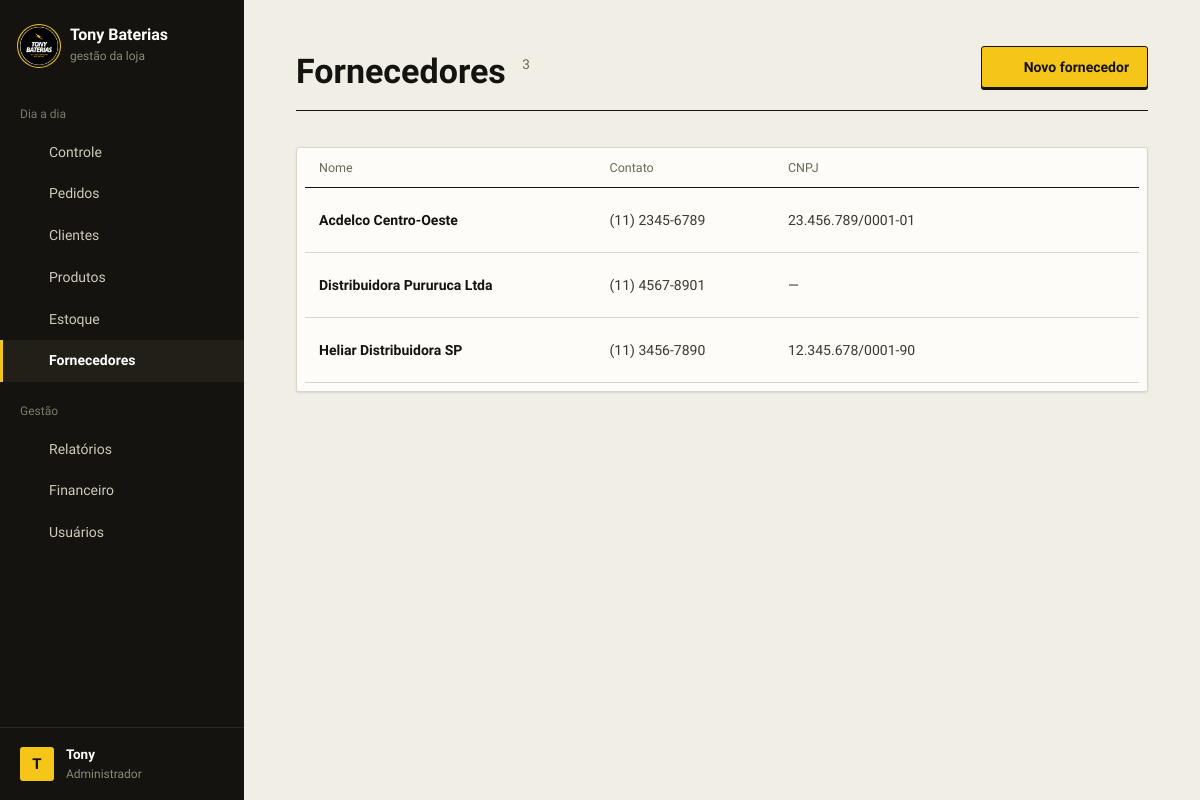
Page /public/fornecedores.php (signed in) on the earlier database version.
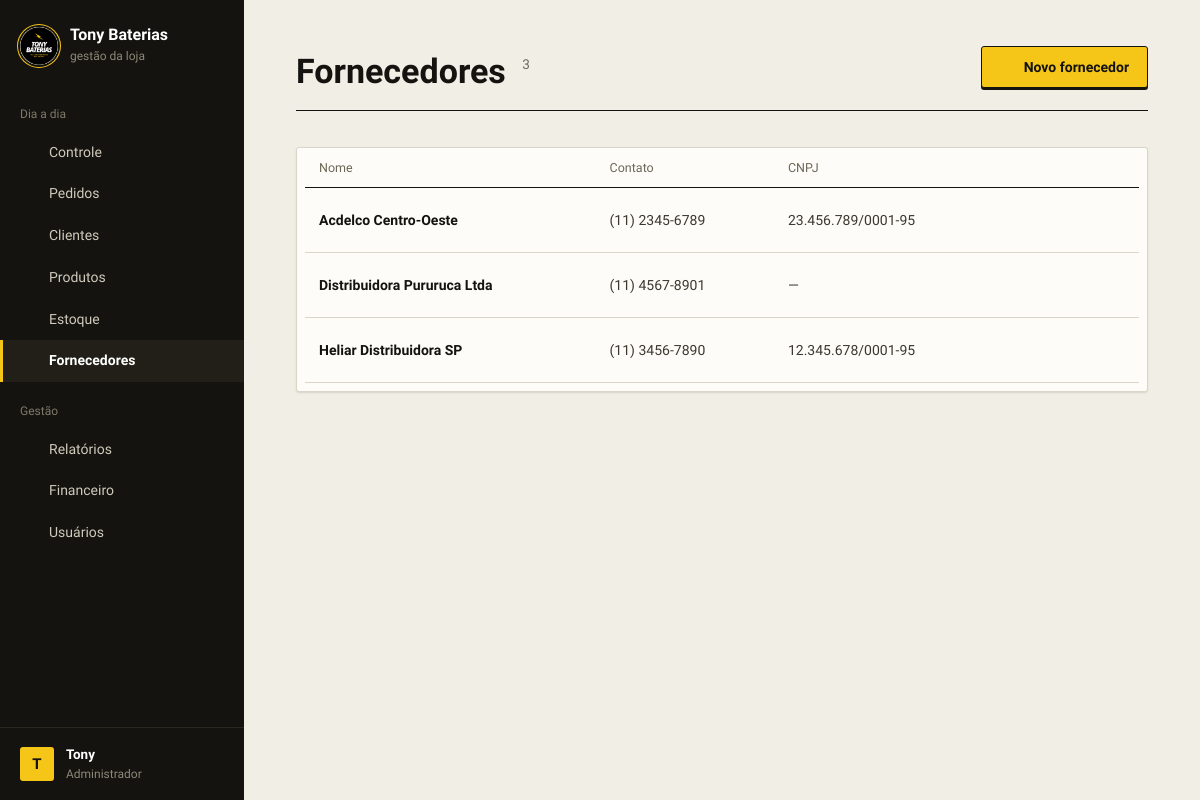
Same page on the later database version.
### tables this page shows
CREATE TABLE IF NOT EXISTS `fornecedores` (
  `id` int UNSIGNED NOT NULL AUTO_INCREMENT,
  `nome` varchar(150) NOT NULL,
  `contato` varchar(100) DEFAULT NULL,
  `cnpj` varchar(18) DEFAULT NULL,
  `ativo` tinyint(1) NOT NULL DEFAULT '1',
  `criado_em` datetime NOT NULL DEFAULT CURRENT_TIMESTAMP,
  `atualizado_em` datetime NOT NULL DEFAULT CURRENT_TIMESTAMP ON UPDATE CURRENT_TIMESTAMP,
  PRIMARY KEY (`id`),
  KEY `idx_fornecedores_nome` (`nome`)
);

### config/config.php (called while the page is built, shortened)
<?php
spl_autoload_register(function (string $classe) {
    foreach (['models', 'controllers'] as $pasta) {
        $arquivo = BASE_PATH . "/app/$pasta/$classe.php";
        if (file_exists($arquivo)) {
            return;
        }
    }
});
require_once __DIR__ . '/BancoDados.php';
require_once BASE_PATH . '/app/helpers/validacoes.php';
require_once BASE_PATH . '/app/helpers/icones.php';
function ehAdmin(): bool
{
    return ($_SESSION['usuario_perfil'] ?? null) === 'admin';
}

### config/BancoDados.php (called while the page is built)
<?php
class BancoDados
{
    private static ?PDO $conexao = null;
    public static function getConnection(): PDO
    {
        if (self::$conexao === null) {
            $dsn = 'mysql:host=' . DB_HOST . ';port=' . DB_PORT . ';dbname=' . DB_NAME . ';charset=utf8mb4';
            try {
                self::$conexao = new PDO($dsn, DB_USER, DB_PASS, [
                    PDO::ATTR_ERRMODE            => PDO::ERRMODE_EXCEPTION,
                    PDO::ATTR_DEFAULT_FETCH_MODE => PDO::FETCH_ASSOC,
                    PDO::ATTR_EMULATE_PREPARES   => false,
                    PDO::MYSQL_ATTR_INIT_COMMAND => "SET time_zone = '" . (new DateTime('now'))->format('P') . "'",
                ]);
            } catch (PDOException $e) {
                die(APP_ENV === 'development'
                    ? 'Erro ao conectar ao banco de dados: ' . $e->getMessage()
                    : 'Não foi possível conectar ao banco de dados. Tente novamente mais tarde.');
            }
        }
        return self::$conexao;
    }
}

### app/controllers/FornecedorController.php (called while the page is built, shortened)
<?php
class FornecedorController
{
    private Fornecedor $fornecedorModel;
    public function __construct()
    {
        $this->fornecedorModel = new Fornecedor();
    }
    public function listar(): array
    {
        return $this->fornecedorModel->listarTodos();
    }
}

### app/models/Fornecedor.php (called while the page is built, shortened)
<?php
class Fornecedor
{
    private PDO $db;
    public function __construct()
    {
        $this->db = BancoDados::getConnection();
    }
    public function listarTodos(): array
    {
        return $this->db->query('SELECT * FROM fornecedores WHERE ativo = 1 ORDER BY nome')->fetchAll();
    }
}

### app/views/fornecedores/listar.php (the view, shortened to what this page needs)
<div class="pagina-topo">
    <div>
        <h1>Fornecedores <span class="pagina-topo__contagem"><?= count($fornecedores) ?></span></h1>
    </div>
    <div class="pagina-topo__acoes">
        <a href="fornecedores.php?acao=form" class="btn btn-primario"><?= icone('mais', 16) ?> Novo fornecedor</a>
    </div>
</div>
<?php if (empty($fornecedores)): ?>
    <div class="estado-vazio">Nenhum fornecedor cadastrado.</div>
<?php else: ?>
    <section class="painel">
        <div class="tabela-wrap">
            <table class="tabela">
                <thead>
                    <tr>
                        <th>Nome</th>
                        <th>Contato</th>
                        <th>CNPJ</th>
                        <th></th>
                    </tr>
                </thead>
                <tbody>
                    <?php foreach ($fornecedores as $fornecedor): ?>
                        <tr>
                            <td class="cel-principal"><?= htmlspecialchars($fornecedor['nome']) ?></td>
                            <td><?= htmlspecialchars($fornecedor['contato'] ?? '—') ?></td>
                            <td><?= htmlspecialchars($fornecedor['cnpj'] ?? '—') ?></td>
                            <td class="cel-acoes">
                                <div class="acoes">
                                    <a href="fornecedores.php?acao=form&id=<?= $fornecedor['id'] ?>" class="acao" title="Editar">
                                        <?= icone('editar', 16) ?><span>Editar</span>
                                    </a>
                                    <?php if (ehAdmin()): ?>
                                        <?= botaoAcao('fornecedores.php?acao=excluir', ['id' => $fornecedor['id']], 'excluir', 'Excluir', 'acao--perigo', 'Excluir este fornecedor?') ?>
                                    <?php endif; ?>
                                </div>
                            </td>
                        </tr>
                    <?php endforeach; ?>
                </tbody>
            </table>
        </div>
    </section>
<?php endif; ?>

### public/fornecedores.php (shortened to what this page needs)
<?php
require_once __DIR__ . '/../config/config.php';
$controller = new FornecedorController();
$acao = $_GET['acao'] ?? 'listar';
switch ($acao) {
    default:
        $fornecedores = $controller->listar();
        $paginaAtiva  = 'fornecedores';
        require __DIR__ . '/../app/views/layouts/cabecalho.php';
        require __DIR__ . '/../app/views/fornecedores/listar.php';
        require __DIR__ . '/../app/views/layouts/rodape.php';
}

### app/views/layouts/cabecalho.php (shortened to what this page needs)
<?php
$itensMenu = [
    'dashboard'    => ['grupo' => 'Dia a dia', 'label' => 'Controle',     'icone' => 'dashboard',    'link' => 'dashboard.php'],
    'pedidos'      => ['grupo' => 'Dia a dia', 'label' => 'Pedidos',      'icone' => 'pedidos',      'link' => 'pedidos.php'],
    'clientes'     => ['grupo' => 'Dia a dia', 'label' => 'Clientes',     'icone' => 'clientes',     'link' => 'clientes.php'],
    'produtos'     => ['grupo' => 'Dia a dia', 'label' => 'Produtos',     'icone' => 'produtos',     'link' => 'produtos.php'],
    'estoque'      => ['grupo' => 'Dia a dia', 'label' => 'Estoque',      'icone' => 'estoque',      'link' => 'estoque.php'],
    'fornecedores' => ['grupo' => 'Dia a dia', 'label' => 'Fornecedores', 'icone' => 'fornecedores', 'link' => 'fornecedores.php'],
];
if ($_SESSION['usuario_perfil'] === 'admin') {
    $itensMenu['relatorios'] = ['grupo' => 'Gestão', 'label' => 'Relatórios', 'icone' => 'relatorios', 'link' => 'relatorios.php'];
    $itensMenu['financeiro'] = ['grupo' => 'Gestão', 'label' => 'Financeiro', 'icone' => 'cifrao',     'link' => 'financeiro.php'];
    $itensMenu['usuarios']   = ['grupo' => 'Gestão', 'label' => 'Usuários',   'icone' => 'pessoa',     'link' => 'usuarios.php'];
}
$nomeUsuario = $_SESSION['usuario_nome'];
$grupoAtual  = '';
?>
<!DOCTYPE html>
<html lang="pt-br">
<head>
    <link rel="stylesheet" href="assets/css/global.css">
    <link rel="stylesheet" href="assets/css/forms.css">
    <link rel="stylesheet" href="assets/css/layout.css">
    <link rel="stylesheet" href="assets/css/tables.css">
</head>
<body>
    <div class="app">
        <aside class="lateral">
            <a href="dashboard.php" class="lateral__marca">
                <img src="assets/img/logo-redonda.jpg" alt="">
                <div>
                    <strong>Tony Baterias</strong>
                    <small>gestão da loja</small>
                </div>
            </a>
            <nav class="lateral__nav">
                <?php foreach ($itensMenu as $chave => $item): ?>
                    <?php if ($item['grupo'] !== $grupoAtual): ?>
                        <?php $grupoAtual = $item['grupo']; ?>
                        <p class="lateral__grupo"><?= $grupoAtual ?></p>
                    <?php endif; ?>
                    <a href="<?= $item['link'] ?>" class="lateral__item <?= $paginaAtiva === $chave ? 'lateral__item--ativo' : '' ?>">
                        <?= icone($item['icone'], 17) ?>
                        <span><?= $item['label'] ?></span>
                    </a>
                <?php endforeach; ?>
            </nav>
            <div class="lateral__usuario">
                <span class="lateral__avatar"><?= htmlspecialchars(mb_strtoupper(mb_substr($nomeUsuario, 0, 1))) ?></span>
                <div class="lateral__quem">
                    <div class="lateral__nome"><?= htmlspecialchars($nomeUsuario) ?></div>
                    <div class="lateral__perfil"><?= $_SESSION['usuario_perfil'] === 'admin' ? 'Administrador' : 'Vendedor' ?></div>
                </div>
                <form method="POST" action="logout.php" class="form-linha">
                    <button type="submit" class="lateral__sair" title="Sair" aria-label="Sair">
                        <?= icone('sair', 18) ?>
                    </button>
                </form>
            </div>
        </aside>
        <div class="principal">
            <main class="conteudo">

### app/helpers/icones.php (shortened to what this page needs)
<?php
function icone(string $nome, int $tamanho = 18): string
{
    return sprintf(
        '<svg width="%1$d" height="%1$d" viewBox="0 0 24 24" fill="none" stroke="currentColor" stroke-width="1.8" stroke-linecap="round" stroke-linejoin="round" aria-hidden="true">%2$s</svg>',
        $tamanho,
        trim($tracos[$nome])
    );
}
function botaoAcao(string $destino, array $campos, string $nomeIcone, string $rotulo, string $classe = '', string $confirmacao = ''): string
{
    $html = '<form method="POST" action="' . htmlspecialchars($destino) . '" class="form-linha">' . campoCsrf();
    foreach ($campos as $nome => $valor) {
        $html .= '<input type="hidden" name="' . htmlspecialchars((string) $nome) . '" value="' . htmlspecialchars((string) $valor) . '">';
    }
    $aviso = $confirmacao !== ''
        ? ' onclick="return confirm(' . htmlspecialchars(json_encode($confirmacao, JSON_UNESCAPED_UNICODE), ENT_QUOTES) . ');"'
        : '';
    return $html
        . '<button type="submit" class="acao ' . htmlspecialchars($classe) . '" title="' . htmlspecialchars($rotulo) . '"' . $aviso . '>'
        . icone($nomeIcone, 16) . '<span>' . htmlspecialchars($rotulo) . '</span></button></form>';
}

### app/views/layouts/rodape.php (shortened to what this page needs)
            </main>
        </div>
    </div>
</body>
</html>

### public/assets/css/global.css (style rules this page uses)
:root { --papel: #f1eee6; --papel-fundo: #e6e1d3; --superficie: #fdfcf8; --tinta: #14130f; --tinta-2: #3b392f; --tinta-3: #6b6858; --linha: #dad5c6; --linha-forte: #bdb7a3; --amarelo: #f5c518; --amarelo-fundo: #fbf0c0; --amarelo-texto: #7a5c00; --erro: #b3382c; --erro-fundo: #f7e3df; --ok: #2b6b47; --ok-fundo: #dfece3; --fonte-base: 'Plus Jakarta Sans', system-ui, -apple-system, 'Segoe UI', sans-serif; --raio: 3px; --sombra-1: 0 1px 0 rgba(20, 19, 15, 0.04), 0 1px 3px rgba(20, 19, 15, 0.07); --sombra-2: 0 2px 4px rgba(20, 19, 15, 0.05), 0 14px 30px -10px rgba(20, 19, 15, 0.26); --curva: cubic-bezier(0.2, 0.7, 0.2, 1); }
* { margin: 0; padding: 0; box-sizing: border-box; }
body { font-family: var(--fonte-base); font-size: 15px; line-height: 1.55; color: var(--tinta); background-color: var(--papel); -webkit-font-smoothing: antialiased; }
a { color: inherit; text-decoration: none; }
button, input, select, textarea { font: inherit; color: inherit; }
img { max-width: 100%; }
.btn { display: inline-flex; align-items: center; justify-content: center; gap: 8px; min-height: 42px; padding: 10px 18px; border: 1px solid transparent; border-radius: var(--raio); font-size: 14px; font-weight: 600; line-height: 1.2; white-space: nowrap; cursor: pointer; user-select: none; }
.btn-primario { background-color: var(--amarelo); color: var(--tinta); border-color: var(--tinta); box-shadow: 0 2px 0 var(--tinta); }
.form-linha { display: contents; }

### public/assets/css/layout.css (style rules this page uses)
.app { display: flex; min-height: 100vh; }
.lateral { position: sticky; top: 0; z-index: 60; display: flex; flex-direction: column; width: 244px; height: 100vh; flex-shrink: 0; overflow-y: auto; background-color: var(--tinta); color: #cfcabb; }
.lateral__marca { display: flex; align-items: center; gap: 12px; padding: 26px 20px 20px; }
.lateral__marca img { width: 38px; height: 38px; flex-shrink: 0; border-radius: 50%; box-shadow: 0 0 0 2px var(--tinta), 0 0 0 3px var(--amarelo); }
.lateral__marca strong { display: block; font-size: 16px; font-weight: 700; line-height: 1.1; color: #fff; }
.lateral__marca small { display: block; margin-top: 3px; font-size: 12px; color: #8c8977; }
.lateral__nav { flex: 1; padding: 0 0 16px; }
.lateral__grupo { padding: 20px 20px 8px; font-size: 12px; color: #7d7a69; }
.lateral__item { position: relative; display: flex; align-items: center; gap: 12px; padding: 10px 20px; font-size: 14px; font-weight: 500; color: #cfcabb; }
.lateral__item svg { width: 17px; height: 17px; flex-shrink: 0; color: #8c8977; }
.lateral__item--ativo, .lateral__item--ativo:hover { padding-left: 20px; background-color: #211f18; color: #fff; font-weight: 600; }
.lateral__item--ativo::before { content: ''; position: absolute; left: 0; top: 0; bottom: 0; width: 3px; background-color: var(--amarelo); }
.lateral__item--ativo svg, .lateral__item--ativo:hover svg { color: var(--amarelo); }
.lateral__usuario { display: flex; align-items: center; gap: 12px; padding: 16px 16px 16px 20px; border-top: 1px solid #2a2920; }
.lateral__avatar { display: grid; place-items: center; width: 34px; height: 34px; flex-shrink: 0; border-radius: var(--raio); background-color: var(--amarelo); color: var(--tinta); font-size: 15px; font-weight: 700; }
.lateral__quem { min-width: 0; }
.lateral__nome { overflow: hidden; text-overflow: ellipsis; white-space: nowrap; font-size: 13.5px; font-weight: 600; color: #fff; }
.lateral__perfil { font-size: 12px; color: #8c8977; }
.lateral__sair { display: grid; place-items: center; width: 38px; height: 38px; margin-left: auto; flex-shrink: 0; border: 0; border-radius: var(--raio); color: #8c8977; background: none; cursor: pointer; }
.principal { flex: 1; min-width: 0; display: flex; flex-direction: column; }
.conteudo { width: 100%; max-width: 1280px; padding: 46px 52px 96px; }
.pagina-topo { display: flex; flex-wrap: wrap; align-items: flex-end; justify-content: space-between; gap: 20px 24px; margin-bottom: 36px; padding-bottom: 22px; border-bottom: 1px solid var(--tinta); }
.pagina-topo h1 { font-size: clamp(26px, 3.2vw, 34px); font-weight: 700; line-height: 1; }
.pagina-topo__contagem { margin-left: 8px; font-size: 0.4em; font-weight: 400; vertical-align: 1.05em; color: var(--tinta-3); }
.pagina-topo__acoes { display: flex; flex-wrap: wrap; align-items: center; gap: 10px; }
.painel { background-color: var(--superficie); border: 1px solid var(--linha); border-radius: var(--raio); box-shadow: var(--sombra-1); }
.painel .tabela-wrap { padding: 0 8px 8px; }

Differences in the rows shown:
changed fornecedores "Acdelco Centro-Oeste": cnpj "23.456.789/0001-01" → "23.456.789/0001-95"
changed fornecedores "Heliar Distribuidora SP": cnpj "12.345.678/0001-90" → "12.345.678/0001-95"
